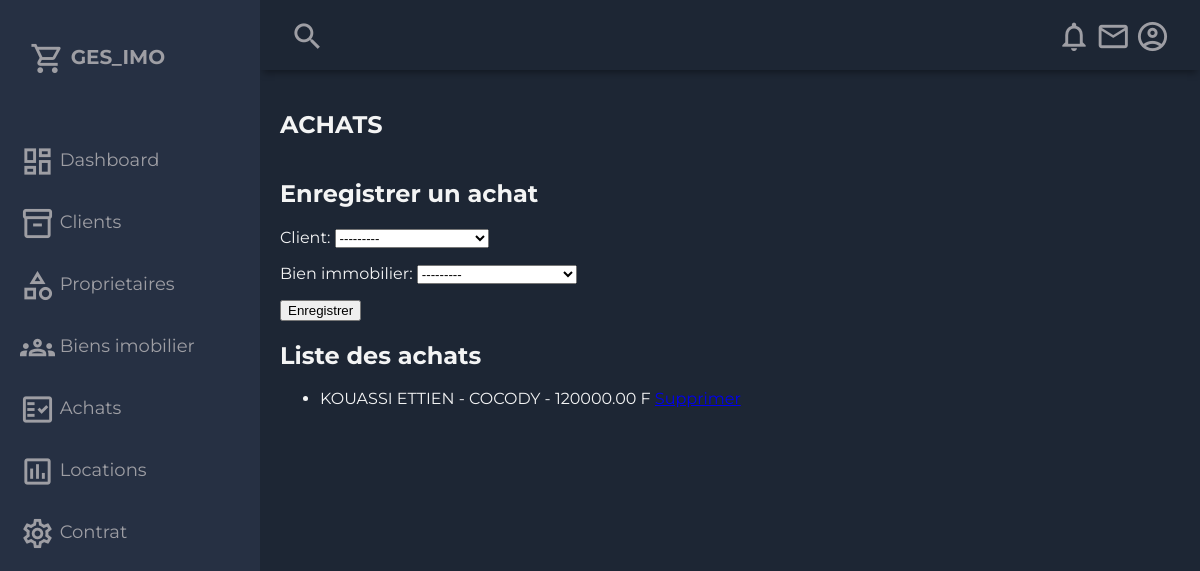
The page /dash/achats on the database its author committed.
### ges_imo/models.py (models this page shows, shortened)
class Achats(models.Model):
    client = models.ForeignKey(client, on_delete=models.CASCADE)
    bien_immobilier = models.ForeignKey(BienImmobilier, on_delete=models.CASCADE)
    prix_vente = models.DecimalField(max_digits=10, decimal_places=2)

class client (models.Model):
    nom = models.CharField(max_length=100)
    prenom = models.CharField(max_length=100)
    adresse = models.CharField(max_length=255)
    email = models.EmailField()
    tel = models.CharField(max_length=20)
    def __str__(self):
        return f"{self.prenom} {self.nom}"

class BienImmobilier(models.Model):
    type_bien = models.CharField(max_length=50)
    adresse = models.CharField(max_length=255)
    prix_vente = models.DecimalField(max_digits=10, decimal_places=2)
    prix_location = models.DecimalField(max_digits=10, decimal_places=2)
    proprietaire = models.ForeignKey(Proprietaire, on_delete=models.CASCADE)
    def __str__(self):
        return  f'{self.adresse} {self.type_bien}'

### ges_imo/views.py (the view)
# urls.py: path('dash/achats',views.achats_view, name='achats'),
def achats_view(request):
    if request.method == 'POST':
        form = AchatsForm(request.POST)
        if form.is_valid():
            form.save()
            return redirect('achats')
    else:
        form = AchatsForm()
    achats = Achats.objects.all()
    return render(request, 'listing/achats.html', {'form': form, 'achats': achats})

### ges_imo/form.py
class AchatsForm(forms.ModelForm):
    class Meta:
        model = Achats
        fields = ['client', 'bien_immobilier']

### ges_imo/templates/listing/achats.html (shortened to what this page needs)
{% load static %}
<!DOCTYPE html>
<html lang="en">
  <head>
    <link rel="stylesheet" href="{% static 'css/styles.css' %}">
  </head>
  <body>
    <div class="grid-container">
      <header class="header">
        <div class="header-left">
          <span class="material-icons-outlined">search</span>
        </div>
        <div class="header-right">
          <span class="material-icons-outlined">notifications</span>
          <span class="material-icons-outlined">email</span>
          <span class="material-icons-outlined">account_circle</span>
        </div>
      </header>
      <aside id="sidebar">
        <div class="sidebar-title">
          <div class="sidebar-brand">
            <span class="material-icons-outlined">shopping_cart</span> GES_IMO
          </div>
        </div>
        <ul class="sidebar-list">
          <li class="sidebar-list-item">
            <a href="{%url 'dash'%}" target="_blank">
              <span class="material-icons-outlined">dashboard</span> Dashboard
            </a>
          </li>
          <li class="sidebar-list-item">
            <a href="{% url 'client'%}" target="_blank">
              <span class="material-icons-outlined">inventory_2</span> Clients
            </a>
          </li>
          <li class="sidebar-list-item">
            <a href="{% url 'proprio'%}" target="_blank">
              <span class="material-icons-outlined">category</span> Proprietaires
            </a>
          </li>
          <li class="sidebar-list-item">
            <a href="{%url 'bien'%}" target="_blank">
              <span class="material-icons-outlined">groups</span> Biens imobilier
            </a>
          </li>
          <li class="sidebar-list-item">
            <a href="{% url 'achats'%}" target="_blank">
              <span class="material-icons-outlined">fact_check</span>   Achats
            </a>
          </li>
          <li class="sidebar-list-item">
            <a href="{%url 'location'%}" target="_blank">
              <span class="material-icons-outlined">poll</span> Locations
            </a>
          </li>
          <li class="sidebar-list-item">
            <a href="{% url 'contrat'%}" target="_blank">
              <span class="material-icons-outlined">settings</span> Contrat
            </a>
          </li>
        </ul>
      </aside>
      <main class="main-container">
        <div class="main-title">
          <h2>ACHATS</h2>
        </div>
        <div class="container">
            <div class="row">
                <div class="col-md-6">
                    <h2>Enregistrer un achat</h2>
                    <form method="POST">
                        {{ form.as_p }}
                        <button type="submit" class="btn btn-primary">Enregistrer</button>
                    </form>
                </div>
                <div class="col-md-6">
                    <h2>Liste des achats</h2>
                    <ul class="list-group">
                        {% for achat in achats %}
                            <li class="list-group-item">
                                {{ achat.client.prenom }} {{ achat.client.nom }} - {{ achat.bien_immobilier.adresse }}
                                - {{ achat.prix_vente }} F
                                <a href="{% url 'supprimer_achat' achat.id %}" class="btn btn-danger btn-sm" onclick="return confirm('Êtes-vous sûr de vouloir supprimer cet achat ?');">Supprimer</a>
                            </li>
                        {% endfor %}
                    </ul>
                </div>
            </div>
        </div>
  </body>
</html>

### ges_imo/static/css/styles.css (style rules this page uses)
body { margin: 0; padding: 0; background-color: #1d2634; color: #9e9ea4; font-family: 'Montserrat', sans-serif; }
.material-icons-outlined { vertical-align: middle; line-height: 1px; font-size: 35px; }
.grid-container { display: grid; grid-template-columns: 260px 1fr 1fr 1fr; grid-template-rows: 0.2fr 3fr; grid-template-areas: 'sidebar header header header' 'sidebar main main main'; height: 100vh; }
.header { grid-area: header; height: 70px; display: flex; align-items: center; justify-content: space-between; padding: 0 30px 0 30px; box-shadow: 0 6px 7px -3px rgba(0, 0, 0, 0.35); }
#sidebar { grid-area: sidebar; height: 100%; background-color: #263043; overflow-y: auto; transition: all 0.5s; -webkit-transition: all 0.5s; }
.sidebar-title { display: flex; justify-content: space-between; align-items: center; padding: 30px 30px 30px 30px; margin-bottom: 30px; }
.sidebar-brand { margin-top: 15px; font-size: 20px; font-weight: 700; }
.sidebar-list { padding: 0; margin-top: 15px; list-style-type: none; }
.sidebar-list-item { padding: 20px 20px 20px 20px; font-size: 18px; }
.sidebar-list-item > a { text-decoration: none; color: #9e9ea4; }
.main-container { grid-area: main; overflow-y: auto; padding: 20px 20px; color: rgba(255, 255, 255, 0.95); }
.main-title { display: flex; justify-content: space-between; }

### rows shown on the page
Achats: client.prenom "KOUASSI", client.nom "ETTIEN", bien_immobilier.adresse "COCODY", prix_vente "120000.00"
